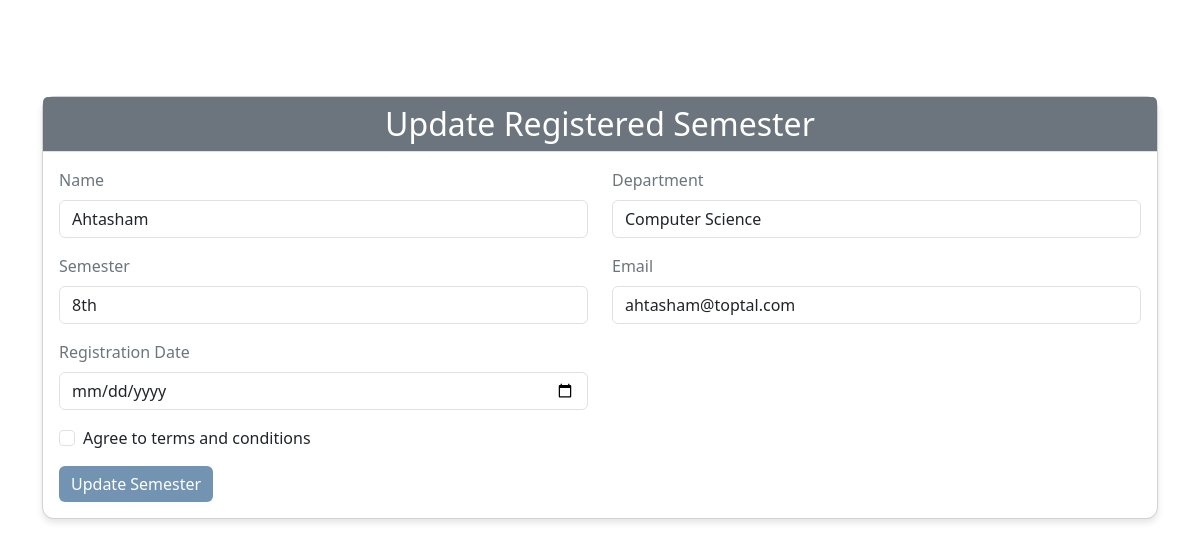
The page /update_semester/6/ on the database its author committed.
### dashboard/models.py (models this page shows, shortened)
class Semester(models.Model):
    user = models.ForeignKey(User, on_delete=models.SET_NULL, null=True, blank=True)
    name = models.CharField(max_length=50)
    department = models.CharField(max_length=50)
    semester = models.CharField(max_length=50)
    email = models.EmailField(max_length=50)
    registration_date = models.DateField(auto_now_add=True)

### dashboard/views.py (the view, shortened to what this page needs)
# urls.py: path('update_semester/<int:id>/', views.update_semester, name='update_semester'),
def update_semester(request, id):
    queryset = Semester.objects.get(id=id)
    context = {
        'semester_queryset': queryset,
    }
    return render(request, 'update_semester.html', context)

### templates/update_semester.html (shortened to what this page needs)
{% extends "base.html" %}
{% block start %}
    <div class="container my-5">
        <div class="card mb-4">
            <div class="card-header" style="background-color: #6C757D; color: #ffffff; text-align: center;">
                <h2 class="mb-0">Update Registered Semester</h2>
            </div>
            <div class="card-body">
                <form method="post">
                    <div class="row mb-3">
                        <div class="col-md-6">
                            <label for="name" class="form-label">Name</label>
                            <input type="text" class="form-control" id="name" name="name" placeholder="Enter your name"
                                   value="{{ semester_queryset.name }}" required>
                        </div>
                        <div class="col-md-6">
                            <label for="department" class="form-label">Department</label>
                            <input type="text" class="form-control" id="department" name="department"
                                   placeholder="Enter your department" value="{{ semester_queryset.department }}" required>
                        </div>
                    </div>
                    <div class="row mb-3">
                        <div class="col-md-6">
                            <label for="semester" class="form-label">Semester</label>
                            <input type="text" class="form-control" id="semester" name="semester"
                                   placeholder="Enter the semester" value="{{ semester_queryset.semester }}" required>
                        </div>
                        <div class="col-md-6">
                            <label for="email" class="form-label">Email</label>
                            <input type="email" class="form-control" id="email" name="email"
                                   placeholder="Enter your email" value="{{ semester_queryset.email }}" required>
                        </div>
                    </div>
                    <div class="row mb-3">
                        <div class="col-md-6">
                            <label for="registration_date" class="form-label">Registration Date</label>
                            <input type="date" class="form-control" id="registration_date" name="registration_date"
                                  value="{{ semester_queryset.registration_date }}" required>
                        </div>
                    </div>
                    <div class="form-check mb-3">
                        <input class="form-check-input" type="checkbox" id="terms" name="terms" required>
                        <label class="form-check-label" for="terms">
                            Agree to terms and conditions
                        </label>
                    </div>
                    <button class="btn btn-custom" type="submit">Update Semester</button>
                </form>
            </div>
        </div>
    </div>
{% endblock %}

### templates/update_semester.html (style rules this page uses)
.card { border-radius: 0.75rem; box-shadow: 0 4px 6px rgba(0, 0, 0, 0.1); }
.card-header { border-bottom: 1px solid #dee2e6; }
.form-label { font-weight: 500; color: #6C757D; }
.btn-custom { background-color: #7393B3; border: none; color: #ffffff; }

### rows shown on the page
Semester: name "Ahtasham", department "Computer Science", semester "8th", email "ahtasham@toptal.com"
